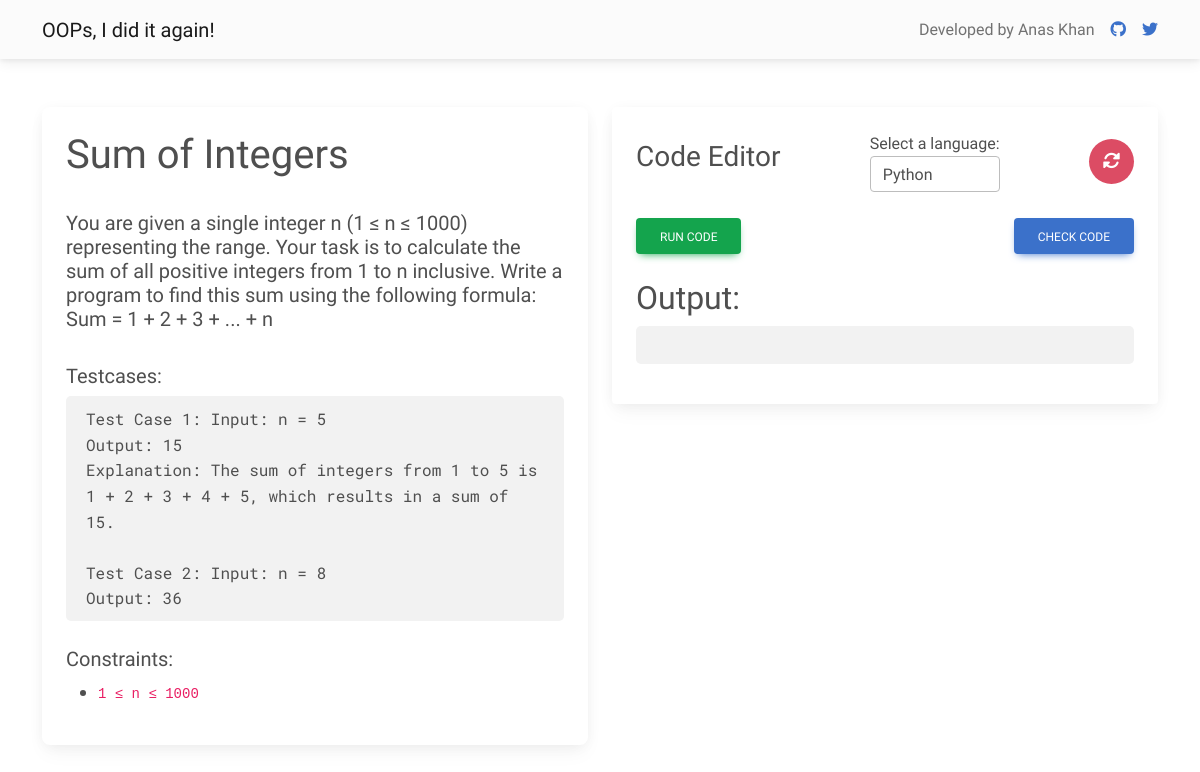
Screenshot of /problems/2 with the database file from the repository.
### tables this page shows
CREATE TABLE problems (
        problem_id INTEGER PRIMARY KEY,
        problem_name TEXT,
        problem_description TEXT,
        test_cases TEXT,
        constraints TEXT,
        boiler_code_python TEXT,
        function_call_python TEXT,
        boiler_code_cpp TEXT,
        function_call_cpp TEXT,
        boiler_code_java TEXT,
        function_call_java TEXT,
        testing_code TEXT
    );

### app.py (the view)
@app.route('/problems/<problem_id>')
def problem_view(problem_id):
    problem_info = db.execute("SELECT * from problems WHERE problem_id = ?", problem_id)[0]
    return render_template('questions.html', problem_info=problem_info)

### app.py (called while the page is built)
@app.before_request
def log_request_info():
    ip_address = request.remote_addr
    user_agent = request.headers.get('User-Agent')
    http_method = request.method
    url = request.url
    db.execute("INSERT INTO request_logs (ip_address, user_agent, http_method, url) VALUES (? ,? ,? , ?)",
    ip_address, user_agent, http_method, url)

### templates/questions.html (shortened to what this page needs)
<!DOCTYPE html>
<html lang="en">
    <head>
        <link href="https://cdnjs.cloudflare.com/ajax/libs/font-awesome/6.0.0/css/all.min.css" rel="stylesheet">
        <link href="https://cdnjs.cloudflare.com/ajax/libs/mdb-ui-kit/6.4.2/mdb.min.css" rel="stylesheet">
        <link rel="stylesheet" href="https://cdnjs.cloudflare.com/ajax/libs/codemirror/5.61.0/codemirror.css">
        <link rel="stylesheet" href="https://cdnjs.cloudflare.com/ajax/libs/codemirror/6.65.7/theme/eclipse.min.css">
    </head>
    <body style="font-family: 'Gabarito', sans-serif;">
        <nav class="navbar navbar-expand-lg navbar-light bg-light">
            <div class="container d-flex justify-content-between">
                <a class="navbar-brand" href="/">OOPs, I did it again!</a>
                <div class="d-flex justify-content-center align-items-center">
                    <p class="navbar-text m-0 me-3">Developed by Anas Khan</p>
                    <a href="https://github.com/anxkhn" target="_blank" class="me-3">
                        <i class="fab fa-github"></i>
                    </a>
                    <a href="https://twitter.com/anxkhn" target="_blank">
                        <i class="fab fa-twitter"></i>
                    </a>
                </div>
            </div>
        </nav>
        <div class="container my-5">
            <div class="row">
                <div class="col-md-6">
                    <div class="card left-section-card">
                        <div class="card-body">
                            <h1 style="font-family: 'Gabarito', sans-serif;">{{ problem_info.problem_name }}</h1>
                            <h5 style="font-family: 'Gabarito', sans-serif; white-space: pre-line;">
                            {{ problem_info.problem_description|safe }} </h5>
                            <br>
                            <h5 style="font-family: 'Gabarito', sans-serif;">Testcases:</h5>
                            <div class="test-cases-box" style="padding: 10px 20px;">
                                <ul style="font-family: 'Roboto Mono', monospace; white-space: pre-line; margin: 0; padding: 0;">{{problem_info.test_cases}}</ul>
                            </div>
                            <br>
                            <h5 style="font-family: 'Gabarito', sans-serif;">Constraints:</h5>
                            <ul style="font-family: 'Roboto Mono', monospace;">
                                <li>
                                    <code>{{problem_info.constraints}}</code>
                                </li>
                            </ul>
                        </div>
                    </div>
                </div>
                <div class="col-md-6">
                    <div class="card rounded">
                        <div class="card-body">
                            <form method="post" action="/check">
                                <div class="d-flex justify-content-between align-items-center">
                                    <h3 style="font-family: 'Gabarito', sans-serif; display: inline-block;">Code Editor</h3>
                                    <div class="form-group">
                                        <label for="languageSelect">Select a language:</label>
                                        <select class="form-control" id="languageSelect">
                                            <option value="python" selected>Python</option>
                                        </select>
                                    </div>
                                    <button type="button" id="reset-code-button" class="btn btn-danger btn-floating btn-lg" data-mdb-toggle="modal" data-mdb-target="#resetCodeModal" style="box-shadow: none;">
                                    </button>
                                </div>
                                <br>
                                <div class="d-flex justify-content-between align-items-center">
                                    <button type="submit" id="run-code-button" class="btn btn-success">Run Code</button>
                                    <button type="button" class="btn btn-primary" id="check-code-button">Check Code</button>
                                </div>
                            </form>
                            <h2 class="mt-4" style="font-family: 'Gabarito', sans-serif; display: inline-block; line-height: 40px;">Output:</h2>
                            <pre id="output" class="test-cases-box p-2 terminal-text code-mirror" style="white-space: pre-wrap;"><br></pre>
                        </div>
                    </div>
                </div>
            </div>
        </div>
    </body>
</html>

### templates/questions.html (style rules this page uses)
.left-section-card { height: 100%; }
.test-cases-box { background-color: #f2f2f2; padding: 5px; border-radius: 5px; }
.code-mirror { font-family: 'Roboto Mono', monospace; }

### rows the page displays
problems: problem_name "Sum of Integers", problem_description "You are given a single integer n (1 ≤ n ≤ 1000) representing the range. Your task is to calculate the sum of all positive integers from 1 to n inclusive. Write a program to find this sum using the following formula: Sum = 1 + 2 + 3 + ... + n", test_cases "Test Case 1: Input: n = 5 Output: 15 Explanation: The sum of integers from 1 to 5 is 1 + 2 + 3 + 4 + 5, which results in a sum of 15. Test Case 2: Input: n = 8 Output: 36", constraints "1 ≤ n ≤ 1000"
